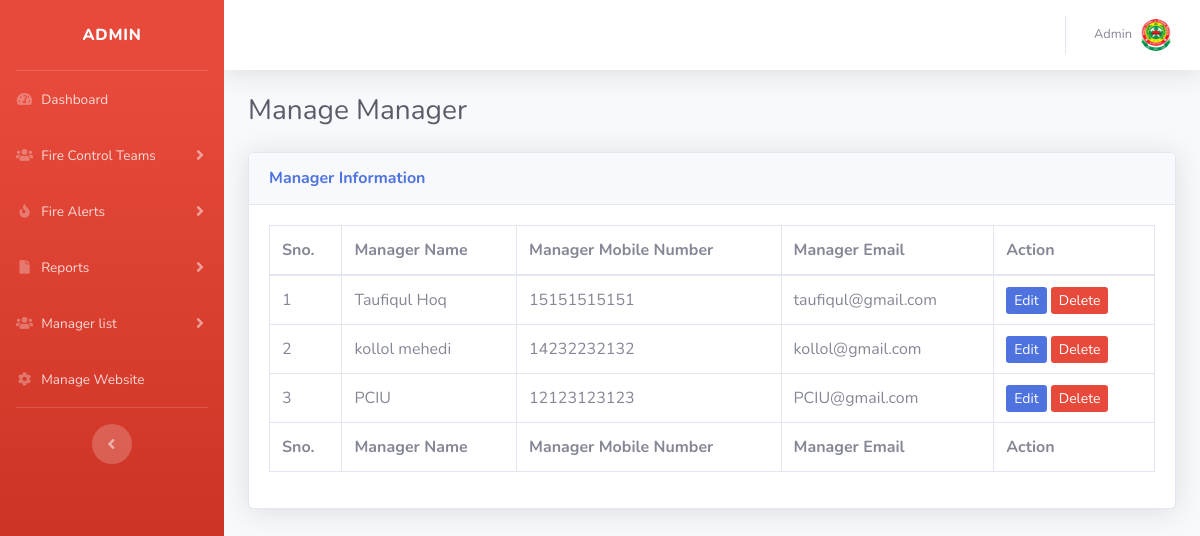
/admin/managermanage.php (signed in), run on the app's committed database.
### tables this page shows
CREATE TABLE `tblsite` (
  `id` int(11) NOT NULL,
  `siteTitle` varchar(255) DEFAULT NULL,
  `siteLogo` varchar(255) DEFAULT NULL,
  `sitephone` varchar(11) DEFAULT NULL
);

CREATE TABLE `tblmanager` (
  `ManagerID` int(11) NOT NULL,
  `ManagerName` varchar(50) NOT NULL,
  `ManagerUsername` varchar(200) NOT NULL,
  `ManagerContact` varchar(12) NOT NULL,
  `ManagerEmail` varchar(100) NOT NULL,
  `ManagerPass` varchar(100) NOT NULL,
  `isActive` int(1) DEFAULT NULL
);

### admin/managermanage.php (the view, shortened to what this page needs)
<?php session_start();
include_once('includes/config.php');
if (strlen($_SESSION['aid']==0)) {
  header('location:logout.php');
  } else{
?>
<!DOCTYPE html>
<html lang="en">
<head>
    <link href="vendor/fontawesome-free/css/all.min.css" rel="stylesheet" type="text/css">
    <link href="css/sb-admin-2.min.css" rel="stylesheet">
</head>
<body id="page-top">
    <div id="wrapper">
  <?php include_once('includes/sidebar.php');?>
        <div id="content-wrapper" class="d-flex flex-column">
            <div id="content">
<?php include_once('includes/topbar.php');?>
                <div class="container-fluid">
                       <div class="d-sm-flex align-items-center justify-content-between mb-4">
                        <h1 class="h3 mb-0 text-gray-800">Manage Manager</h1>
                    </div>
                    <div class="card shadow mb-4">
                        <div class="card-header py-3">
                            <h6 class="m-0 font-weight-bold text-primary">Manager Information</h6>
                        </div>
                        <div class="card-body">
                            <div class="table-responsive">
                                <table class="table table-bordered"   width="100%" cellspacing="0">
                                    <thead>
                                        <tr>
                                            <th>Sno.</th>
                                            <th>Manager Name</th>
                                            <th>Manager Mobile Number</th>
                                             <th>Manager Email</th>
                                            <th>Action</th>
                                        </tr>
                                    </thead>
                                    <tfoot>
                                    <tr>
                                            <th>Sno.</th>
                                            <th>Manager Name</th>
                                            <th>Manager Mobile Number</th>
                                             <th>Manager Email</th>
                                            <th>Action</th>
                                        </tr>
                                    </tfoot>
                                    <tbody>
<?php $query=mysqli_query($con,"select * from tblmanager ");
$cnt=1;
while($row=mysqli_fetch_array($query)){
?>
                                        <tr>
                                            <td><?php echo $cnt;?></td>
                                            <td><?php echo $row['ManagerName'];?></td>
                                            <td><?php echo $row['ManagerContact'];?></td>
                                            <td><?php echo $row['ManagerEmail'];?></td>
                                            <td>
                                <a href="manageredit.php?ManagerID=<?php echo $row['ManagerID'];?> &&mname=<?php echo $row['MaangerName'];?>" class="btn-sm btn-primary">Edit</a>
                                <a href="managermanage.php?ManagerID=<?php echo $row['ManagerID'];?>" onclick="return confirm('Do you really want to delete the team?');" class="btn-sm btn-danger">Delete</a></td>
                                        </tr>
                               <?php $cnt++;
                           } ?>
                                    </tbody>
                                </table>
                            </div>
                        </div>
                    </div>
                </div>
            </div>
        </div>
    </div>
</body>
</html>
<?php } ?>

### admin/includes/topbar.php (shortened to what this page needs)
      <nav class="navbar navbar-expand navbar-light bg-white topbar mb-4 static-top shadow">
            <?php if($_SESSION['aid']):?>
                    <ul class="navbar-nav ml-auto">
                        <li class="nav-item dropdown no-arrow">
                            <a class="nav-link dropdown-toggle" href="#" id="userDropdown" role="button"
                                data-toggle="dropdown" aria-haspopup="true" aria-expanded="false">
                <?php
$adid=$_SESSION['aid'];
$ret1=mysqli_query($con,"select AdminName from tbladmin where ID='$adid'");
while($row1=mysqli_fetch_array($ret1)){
?>
                                <span class="mr-2 d-none d-lg-inline text-gray-600 small"><?php  echo $row1['AdminName'];?></span>
                           <?php } ?>
                                <img class="img-profile rounded-circle"
                                    src="uploadeddata/<?php echo $logo;?>">
                            </a>
                        </li>
                    </ul>
                <?php endif;?>
                </nav>

### data on the page
tblsite: siteLogo (picture)
tblmanager: ManagerName "Taufiqul Hoq", ManagerContact "15151515151", ManagerEmail "taufiqul@gmail.com"
tblmanager: ManagerName "kollol mehedi", ManagerContact "14232232132", ManagerEmail "kollol@gmail.com"
tblmanager: ManagerName "PCIU", ManagerContact "12123123123", ManagerEmail "PCIU@gmail.com"

### other printed values
$row1['AdminName'] "Admin"
